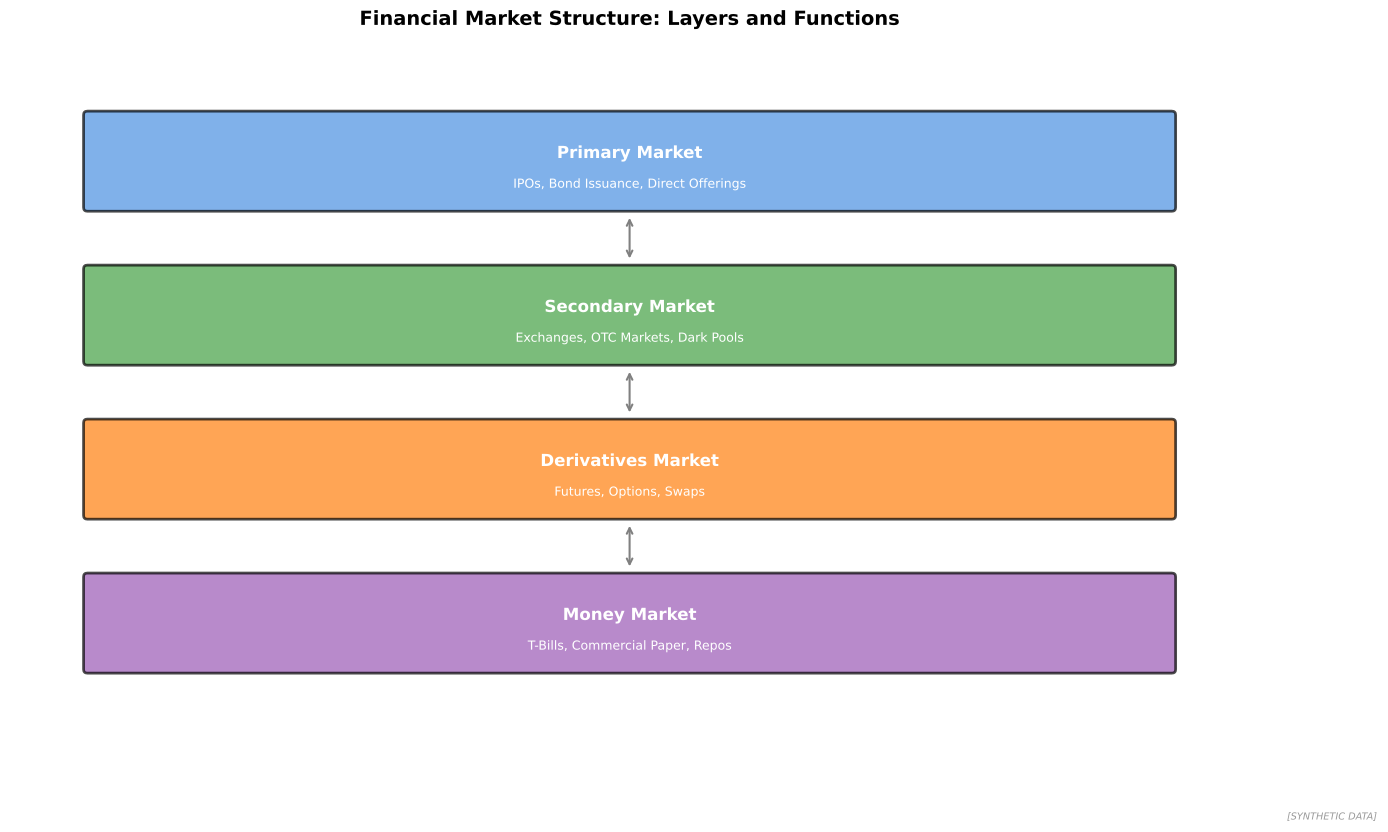

Source code (Python):
"""
Financial Market Structure
Overview of market organization

Output: market_structure.pdf
Module: module_04_trad_finance
Lesson: 37 - Financial Markets
"""

from pathlib import Path
import matplotlib.pyplot as plt
import matplotlib.patches as mpatches
import numpy as np

CHART_METADATA = {
    'title': 'Market Structure',
    'module': 'module_04_trad_finance',
    'lesson': 37,
    'url': 'https://github.com/Digital-AI-Finance/digital-finance/tree/main/module_04_trad_finance/figures/market_structure'
}

plt.rcParams.update({'font.size': 10, 'axes.labelsize': 10})

def create_chart():
    fig, ax = plt.subplots(figsize=(16, 9))
    ax.set_xlim(0, 16)
    ax.set_ylim(0, 9)

    # Market layers
    layers = [
        (8, 7.5, 'Primary Market', '#4A90E2', 14, 1.2,
         'IPOs, Bond Issuance, Direct Offerings'),
        (8, 5.5, 'Secondary Market', '#44A044', 14, 1.2,
         'Exchanges, OTC Markets, Dark Pools'),
        (8, 3.5, 'Derivatives Market', '#FF7F0E', 14, 1.2,
         'Futures, Options, Swaps'),
        (8, 1.5, 'Money Market', '#9B59B6', 14, 1.2,
         'T-Bills, Commercial Paper, Repos'),
    ]

    for x, y, label, color, w, h, desc in layers:
        rect = mpatches.FancyBboxPatch((x-w/2, y-h/2), w, h,
                                        boxstyle="round,pad=0.05",
                                        facecolor=color, alpha=0.7,
                                        edgecolor='black', linewidth=2)
        ax.add_patch(rect)
        ax.text(x, y + 0.1, label, ha='center', va='center', fontsize=12,
               fontweight='bold', color='white')
        ax.text(x, y - 0.3, desc, ha='center', va='center', fontsize=9,
               color='white')

    # Connecting arrows
    for i in range(3):
        ax.annotate('', xy=(8, 6.8 - i*2), xytext=(8, 6.2 - i*2),
                   arrowprops=dict(arrowstyle='<->', color='gray', lw=1.5))

    ax.set_title('Financial Market Structure: Layers and Functions', fontsize=14, fontweight='bold', pad=15)
    ax.axis('off')

    fig.text(0.98, 0.02, '[SYNTHETIC DATA]', fontsize=7, color='#999999', ha='right', style='italic')

    output_path = Path(__file__).parent / 'market_structure.pdf'
    plt.savefig(output_path, format='pdf', dpi=300, bbox_inches='tight')
    plt.close()
    print(f"Chart saved to: {output_path}")
    return output_path

if __name__ == '__main__':
    create_chart()
